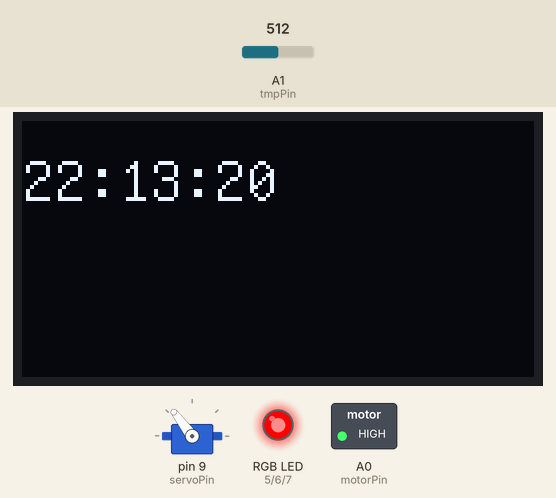
This sketch was run on a simulated Arduino Uno, built with avr-gcc and run on an emulated ATmega328P. On the bench: servo, 128×64 one-colour display, switched loads named in the sketch (green lamp = pin HIGH), an RGB LED mixed from three pins (HIGH = lit). The inputs (shaded band) are chosen by the test bench; at power-on: A1 (tmpPin) = 512. The local clock reads 2024-03-15 10:24:30 at power-on unless the sketch sets it; what the sketch prints to the serial monitor is not drawn.

Above: at 1.2 s.
1.3 s: A1 (tmpPin) set to 716
At 3.0 s:
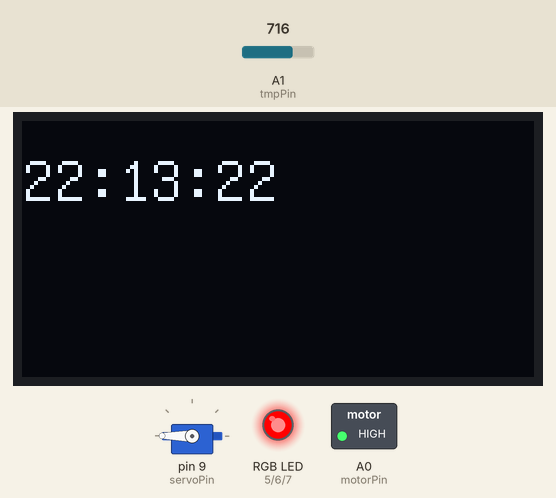
4.3 s: A1 (tmpPin) set to 855
6.0 s: A1 (tmpPin) set to 878
At 7.6 s:
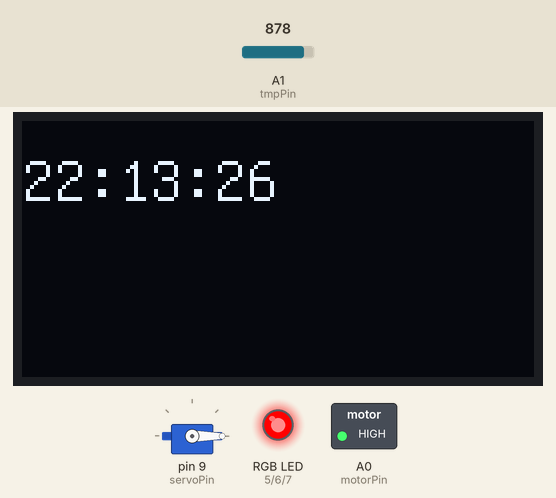
9.0 s: A1 (tmpPin) set to 1023
At 10.9 s:
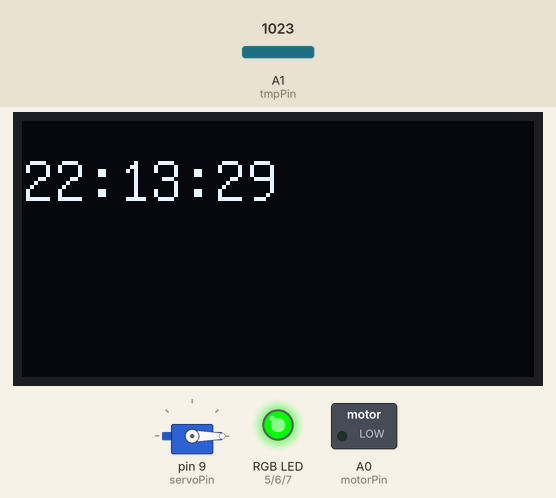
12.0 s: A1 (tmpPin) set to 511
At 13.0 s:
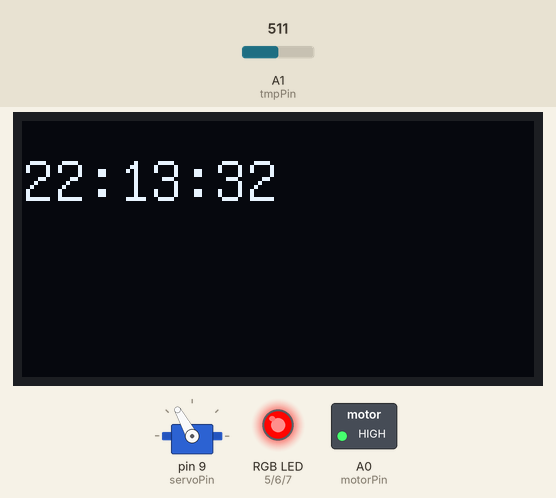
15.0 s: A1 (tmpPin) set to 306
At 16.0 s:
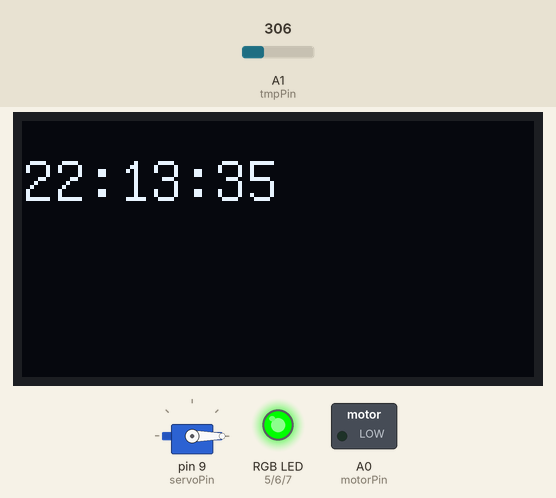
Timing chart, 0 to 18.0 s (numbered marks = the images above; inputs shaded):
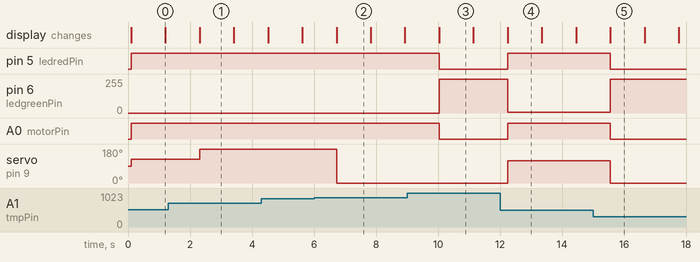

Measured:
- the behaviour switches between 866 and 867 on A1 (tmpPin) (found by bisection; images 1 and 2)
- after the input at 1.3 s, servo on pin 9 (servoPin): 127° → 180° after 1.0 s
- after the input at 6.0 s, servo on pin 9 (servoPin): 180° → 0° after 0.73 s
- after the input at 9.0 s, pin 5 (ledredPin), A0 (motorPin): HIGH → LOW after 1.0 s; pin 6 (ledgreenPin): 0/255 → 255/255 after 1.0 s
- after the input at 12.0 s, pin 5 (ledredPin), A0 (motorPin): LOW → HIGH after 0.25 s; pin 6 (ledgreenPin): 255/255 → 5/255 after 0.25 s; servo on pin 9 (servoPin): 0° → 119° after 0.25 s
- after the input at 15.0 s, pin 5 (ledredPin), A0 (motorPin): HIGH → LOW after 0.56 s; pin 6 (ledgreenPin): 5/255 → 255/255 after 0.56 s; servo on pin 9 (servoPin): 119° → 0° after 0.56 s
- what the display in image 0 shows lasts 1.1 s, from 0.1 s to 1.2 s

The sketch:

Proj-klocka.ino
```cpp
/*
* Name: clock and temp project
* Author: Axel Börjeson
* Date: 2024-10-25
* Description: This project uses a ds3231 to measure time and displays the time to an 1306 oled display,
* Further, it measures temprature with a analog temprature module and displays a mapped value to a 9g-servo-motor
*/

// Include Libraries
#include "U8glib.h"
#include <RTClib.h>
#include <Wire.h>
#include <Servo.h>

// Init constants
const int tmpPin = A1;
const int servoPin = 9;  // Pinnen som servon är kopplad till
const int motorPin = A0;
const int ledredPin = 5;
const int ledgreenPin = 6;
const int ledbluePin = 7;
// Init global variables
int Vo;
float R1 = 10000;  // Value of R1 on board
float logR2, R2, T;
float c1 = 0.001129148, c2 = 0.000234125, c3 = 0.0000000876741;  // Steinhart-Hart coefficients for thermistor
float threshold = 23;


// construct objects
RTC_DS3231 rtc;
U8GLIB_SSD1306_128X64 u8g(U8G_I2C_OPT_NO_ACK);
Servo myServo;

void setup() {
  // init communication
  u8g.setFont(u8g_font_unifont);
  Serial.begin(9600);
  Wire.begin();
  rtc.begin();
  rtc.adjust(DateTime(F(__DATE__), F(__TIME__)));
  // Init Hardware
  myServo.attach(servoPin);
  pinMode(tmpPin, INPUT);
  pinMode(motorPin, OUTPUT);
  pinMode(ledredPin, OUTPUT);
  pinMode(ledgreenPin, OUTPUT);
  pinMode(ledbluePin, OUTPUT);

}

void loop() {
  DateTime now = rtc.now();
  String timeStr = getTime();
  oledWrite(timeStr);

  //float temp = getTemp();
  servoWrite(now.second());
  flaktmotor();
  setLEDColor(getTemp());
  delay(1000);
}


/*
*This function reads time from an ds3231 module and package the time as a String
*Parameters: Void
*Returns: time in hh:mm:ss as String
*/
String getTime() {
  DateTime now = rtc.now();
  char buf[9];
  snprintf(buf, sizeof(buf), "%02d:%02d:%02d", now.hour(), now.minute(), now.second());
  return String(buf);
}


/*
* This function reads an analog pin connected to an analog temprature sensor and calculates the corresponding temp
*Parameters: Void
*Returns: temprature as float
*/
float getTemp() {

  Vo = analogRead(tmpPin);


  R2 = R1 * (1023.0 / (float)Vo - 1.0);  // Calculate resistance of thermistor
  logR2 = log(R2);
  T = (1.0 / (c1 + c2 * logR2 + c3 * logR2 * logR2 * logR2));  // Temperature in Kelvin
  T = T - 273.15;                                              // Convert Kelvin to Celsius
  Serial.println(T);
  return T;  // Return temperature in Celsius
}


/*
* This function takes a string and draws it to an oled display
*Parameters: - text: String to write to display
*Returns: void
*/
void oledWrite(String text) {
  u8g.firstPage();
  do {
    u8g.setFont(u8g_font_unifont);
    u8g.drawStr(0, 20, text.c_str());
  } while (u8g.nextPage());
}


/*
* takes a time value and maps it to corresppnding degree on a servo
*Parameters: - value: tid
*Returns: void
*/
void servoWrite(int seconds) {
  int angle = map(getTemp(), 10, 30, 0, 170);
  myServo.write(angle);  // Set servo to the mapped angle
}

/*
* Controls the fan motor based on a temperature threshold.
*Parameters: Temp
* Returns: void
*/
void flaktmotor() {
  if (getTemp() > threshold) {
    digitalWrite(motorPin, HIGH);  // Turn motor on
  } else {
    digitalWrite(motorPin, LOW);   // Turn motor off
  }
}

/*
* This function controls an RGB LED to change color gradually based on temperature.
* Parameters: - Temp
* Returns: void
*/
void setLEDColor(float temp) {
  int redValue = 0, greenValue = 0;

  if (temp <= threshold - 2) {
    // Below threshold - 2: LED glows green
    greenValue = 255;
  } else if (temp >= threshold + 2) {
    // Above threshold + 2: LED glows red
    redValue = 255;
    greenValue = 0;
  } else if (temp > threshold - 2 && temp < threshold) {
    // Between threshold - 2 and threshold: Gradual change from green to yellow
    float ratio = (temp - (threshold - 2)) / 2.0;
    greenValue = 255;
    redValue = int(255 * ratio);
  } else if (temp >= threshold && temp < threshold + 2) {
    // Between threshold and threshold + 2: Gradual change from yellow to red
    float ratio = (temp - threshold) / 2.0;
    redValue = 255;
    greenValue = int(255 * (1 - ratio));
  }

  analogWrite(ledredPin, redValue);
  analogWrite(ledgreenPin, greenValue);
  analogWrite(ledbluePin, 0);  // Only use red and green for these colors
}
```
